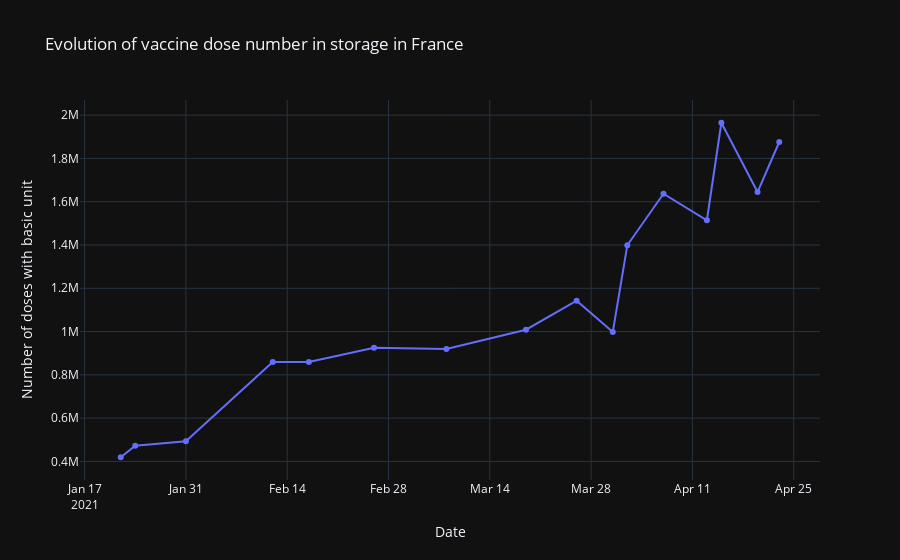

Source (notebook cell):
### Code cell
line_charts.vacdoses()

### Figure 1 — Plotly figure (JSON) as saved in the notebook; plotly's stock layout.template omitted (floating-point values rounded to 4 significant figures)
{"data": [{"legendgroup": "", "line": {"color": "#636efa", "dash": "solid"}, "mode": "markers+lines", "name": "", "orientation": "v", "showlegend": false, "type": "scatter", "x": ["2021-01-22", "2021-01-24", "2021-01-31", "2021-02-12", "2021-02-17", "2021-02-26", "2021-03-08", "2021-03-19", "2021-03-26", "2021-03-31", "2021-04-02", "2021-04-07", "2021-04-13", "2021-04-15", "2021-04-20", "2021-04-23"], "xaxis": "x", "y": [419245, 472686, 492954, 859676, 859676, 925186, 919224, 1008668, 1142570, 998244, 1398712, 1636746, 1514314, 1964874, 1644508, 1875890], "yaxis": "y"}], "layout": {"hoverlabel": {"bgcolor": "darkslategrey", "font": {"color": "white", "family": "Franklin Gothic Medium", "size": 16}}, "hovermode": "x unified", "legend": {"tracegroupgap": 0}, "title": {"text": "Evolution of vaccine dose number in storage in France"}, "xaxis": {"anchor": "y", "domain": [0, 1], "title": {"text": "Date"}}, "yaxis": {"anchor": "x", "domain": [0, 1], "title": {"text": "Number of doses with basic unit"}}}}
